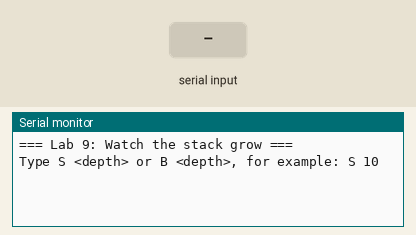
The sketch below on a simulated ESP32. Parts: the last lines printed to the serial monitor. The inputs (shaded band) are chosen by the test bench.

Above: at 3.2 s.
3.3 s: "90,45\n" received over Serial
At 3.7 s:
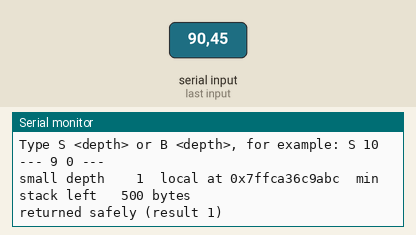
4.8 s: "30,150\n" received over Serial
At 6.0 s:
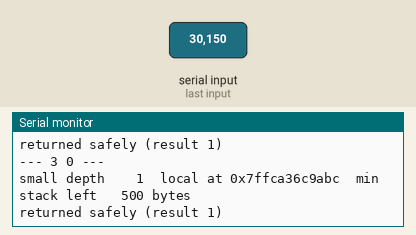
6.3 s: "200\n" received over Serial
At 7.2 s:
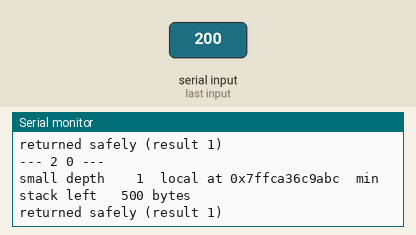
7.8 s: "B90\n" received over Serial
At 8.3 s:
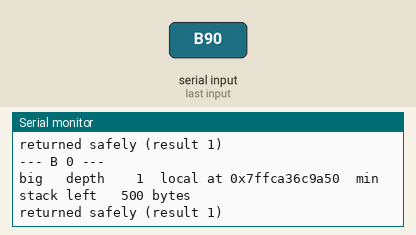
9.3 s: "B,45\n" received over Serial
At 10.5 s:
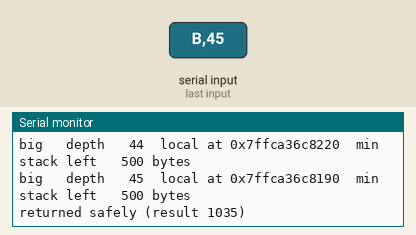
10.8 s: "90,45\n" received over Serial
At 11.8 s:
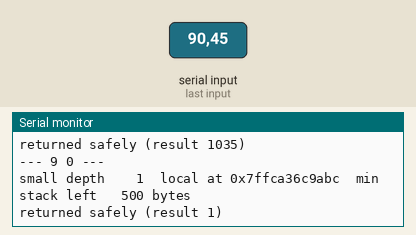
Timing chart, 0 to 13.3 s (numbered marks = the images above; inputs shaded):
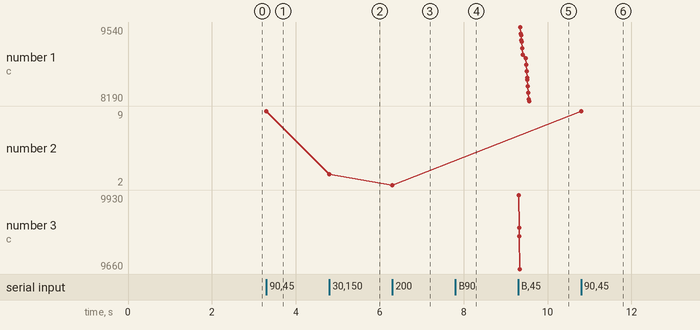

Measured:
- after the input at 3.3 s, the serial monitor: prints a new line at once (image 1)
- after the input at 4.8 s, the serial monitor: prints a new line at once (image 2)
- after the input at 6.3 s, the serial monitor: prints a new line at once (image 3)
- after the input at 7.8 s, the serial monitor: prints a new line at once (image 4)
- after the input at 9.3 s, the serial monitor: prints a new line at once (image 5)
- after the input at 10.8 s, the serial monitor: prints a new line at once (image 6)
- plotted number 2: 9 → 3 after the input at 4.8 s, 3 → 2 after the input at 6.3 s

The sketch:

lab09.ino
```cpp
// Lab 9: Watch the stack grow
// Type a command in the Serial Monitor and press Enter:
//   S 50   -> recurse 50 levels with a small frame
//   B 50   -> recurse 50 levels with a 100-byte local array in each frame

int printEvery = 1;

int recurseSmall(int depth, int maxDepth) {
  volatile int marker = depth;            // a local variable on the stack
  if (depth <= 2 || depth % printEvery == 0 || depth == maxDepth)
    Serial.printf("small depth %4d  local at %p  min stack left %5u bytes\n",
                  depth, (void*)&marker, (unsigned)uxTaskGetStackHighWaterMark(NULL));
  if (depth < maxDepth) return recurseSmall(depth + 1, maxDepth) + marker;
  return marker;
}

int recurseBig(int depth, int maxDepth) {
  volatile char buffer[100];              // 100 bytes more per call
  buffer[0] = (char)depth;
  if (depth <= 2 || depth % printEvery == 0 || depth == maxDepth)
    Serial.printf("big   depth %4d  local at %p  min stack left %5u bytes\n",
                  depth, (void*)buffer, (unsigned)uxTaskGetStackHighWaterMark(NULL));
  if (depth < maxDepth) return recurseBig(depth + 1, maxDepth) + buffer[0];
  return buffer[0];
}

void setup() {
  Serial.begin(115200);
  delay(2000);
  Serial.println("\n=== Lab 9: Watch the stack grow ===");
  Serial.println("Type S <depth> or B <depth>, for example: S 10");
}

void loop() {
  if (Serial.available()) {
    String line = Serial.readStringUntil('\n');
    line.trim();
    if (line.length() < 3) return;
    char kind = toupper(line.charAt(0));
    int depth = line.substring(2).toInt();
    printEvery = (depth > 50) ? depth / 20 : 1;   // keep the output short
    Serial.printf("\n--- %c %d ---\n", kind, depth);
    int result = (kind == 'B') ? recurseBig(1, depth) : recurseSmall(1, depth);
    Serial.printf("returned safely (result %d)\n", result);
  }
}
```
